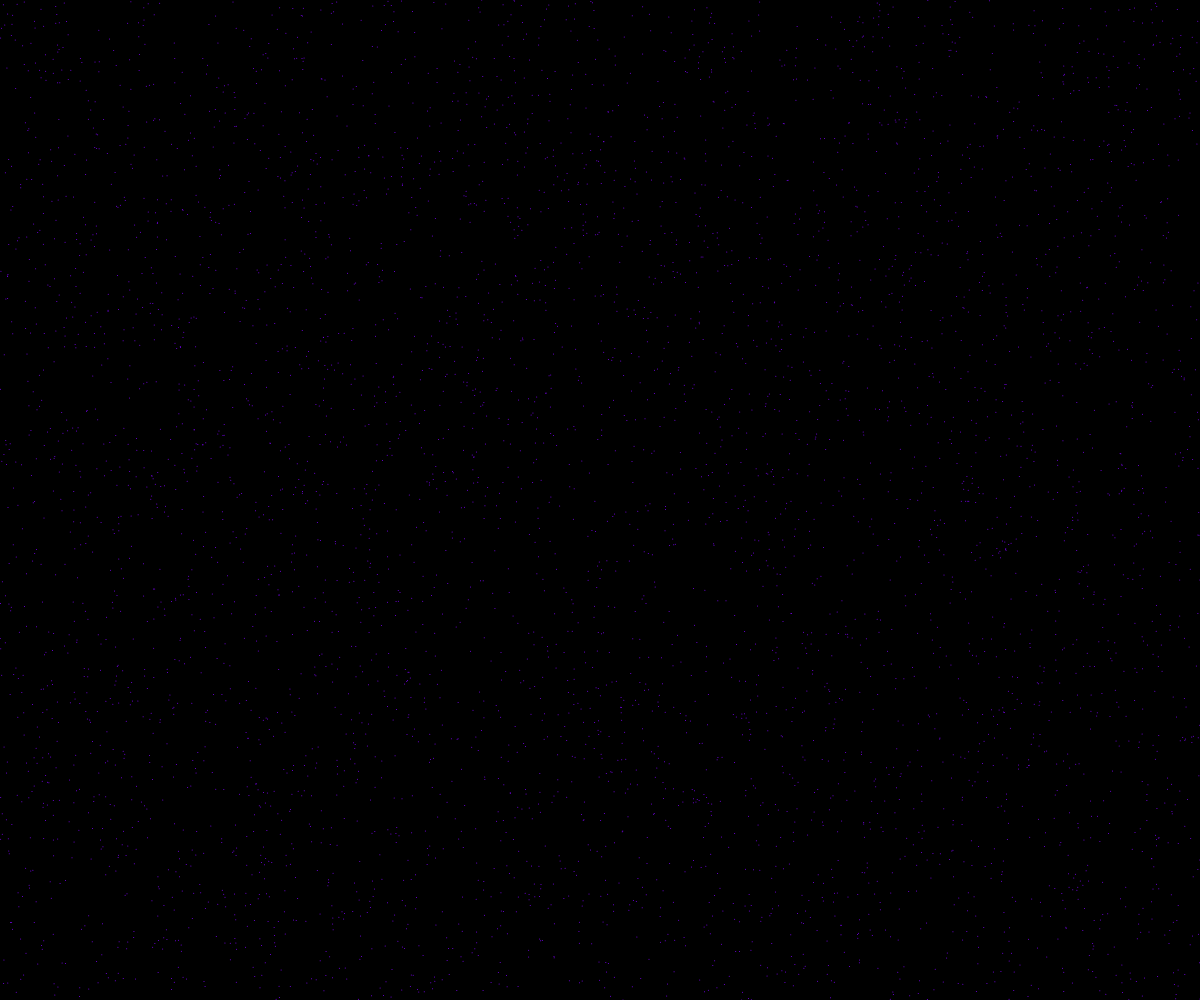
Frame 1 (no input)
Frame 60 (no input): identical to frame 1, image omitted
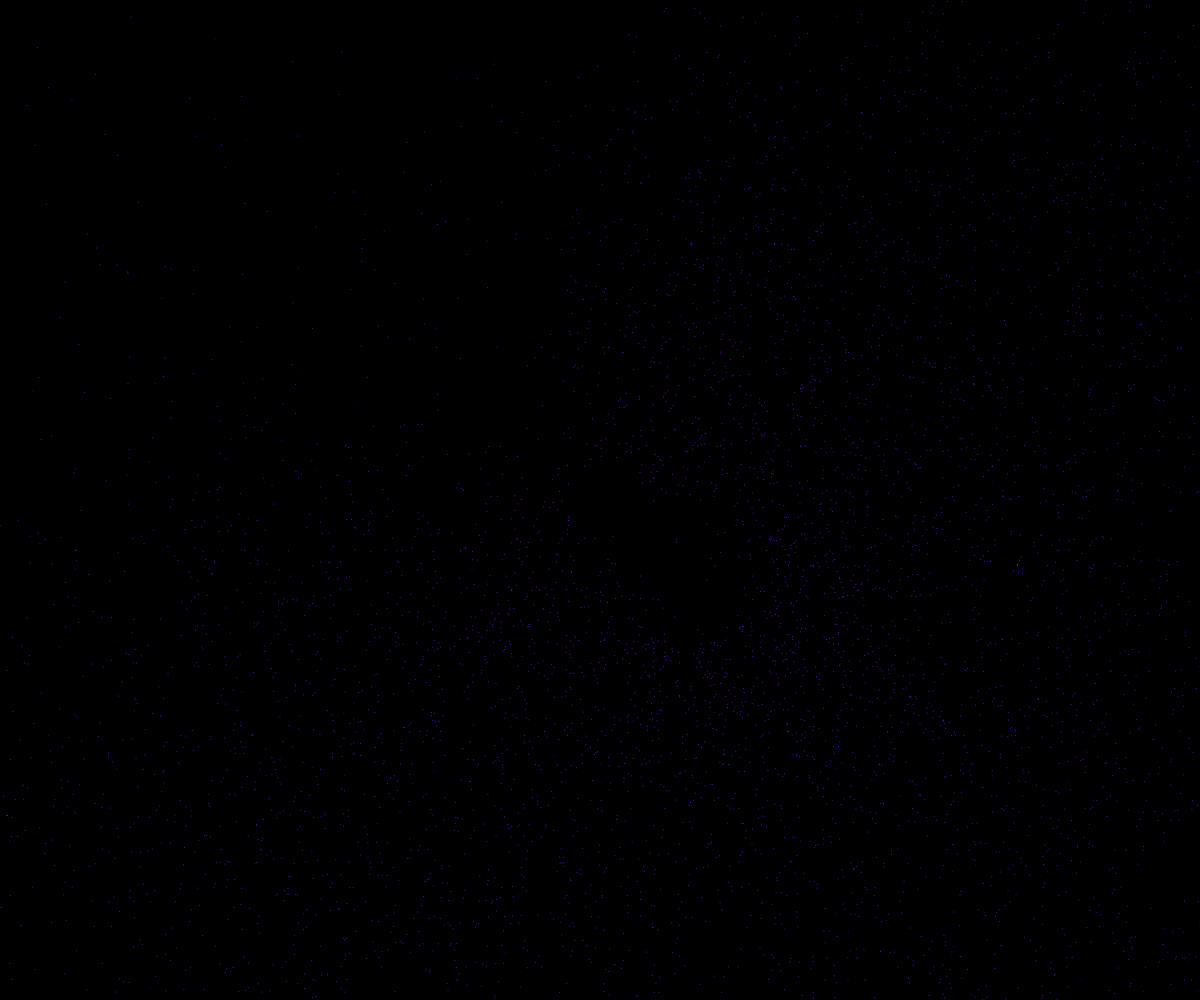
Frame 120 (the mouse pressed at the canvas centre since frame 60)

The p5.js sketch that drew these frames (run headless with seeded random() and noise() and a simulated clock; from frame 60 on, the mouse is pressed at the canvas centre):

// p5.js sketch
// ── sketch.js


var particlesQuantity = 5000;

var positionX = new Array(particlesQuantity);
var positionY = new Array(particlesQuantity);
var velocityX = new Array(particlesQuantity).fill(0);
var velocityY = new Array(particlesQuantity).fill(0);

function setup() {
  createCanvas(windowWidth, windowHeight);
  colorMode(HSB, 100);
  stroke(0, 100, 50);

  for (var particle = 1; particle < particlesQuantity; particle++) {
    positionX[particle] = random(0, width);
    positionY[particle] = random(0, height);
  }

  positionX[0] = 0;
  positionY[0] = 0;
}

function draw() {
  background(0);

  velocityX[0] = velocityX[0] * 0.5 + (mouseX - positionX[0]) * 0.1;
  velocityY[0] = velocityY[0] * 0.5 + (mouseY - positionY[0]) * 0.1;

  positionX[0] += velocityX[0];
  positionY[0] += velocityY[0];

  for (var particle = 1; particle < particlesQuantity; particle++) {
    var whatever = 2048 / (sq(positionX[0] - positionX[particle]) + sq(positionY[0] - positionY[particle]));

    velocityX[particle] = velocityX[particle] * 0.95 + (velocityX[0] - velocityX[particle]) * whatever;
    velocityY[particle] = velocityY[particle] * 0.95 + (velocityY[0] - velocityY[particle]) * whatever;

    positionX[particle] += velocityX[particle];
    positionY[particle] += velocityY[particle];

    var hu = map(abs(velocityX[particle])+abs(velocityY[particle]), 0, 50, 75, 0);
    stroke(hu, 100, 100);

    if ((positionX[particle] < 0 && velocityX[particle] < 0) || (positionX[particle] > width && velocityX[particle] > 0)) {
      positionX[particle] = random(0, width);
      positionY[particle] = random(0, height);
      velocityX[particle] *= 0.9;           //= random(-10, 10);
      velocityY[particle] *= 0.9;           //= random(-10, 10);
    }
    if ((positionY[particle] < 0 && velocityY[particle] < 0) || (positionY[particle] > height && velocityY[particle] > 0)) {
      positionX[particle] = random(0, width);
      positionY[particle] = random(0, height);
      velocityX[particle] *= 0.9;           //= random(-10, 10);
      velocityY[particle] *= 0.9;           //= random(-10, 10);
  }
    point(positionX[particle], positionY[particle]);
  }
}

function mousePressed() {
  for (var particle = 1; particle < particlesQuantity; particle++) {
    positionX[particle] = random(0, width);
    positionY[particle] = random(0, height);
    velocityX[particle] = random(-10, 10);
    velocityY[particle] = random(-10, 10);
  }
}
